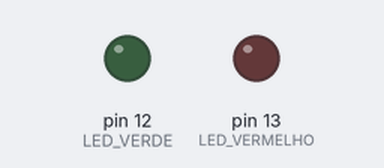
Recording of a sketch running on a simulated Arduino Uno, built with avr-gcc and run on an emulated ATmega328P. Parts: output pins drawn as LEDs (lit = HIGH).

Above: at 1.0 s.
At 2.5 s:
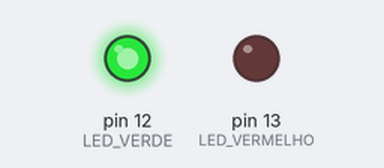
At 3.5 s:
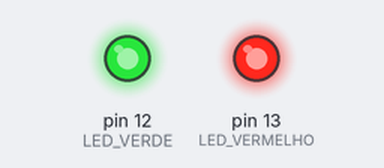
At 4.5 s:
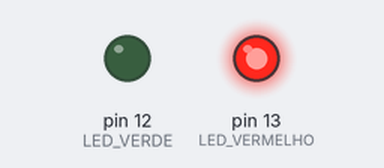
Timing chart, 0 to 5.2 s (numbered marks = the images above):
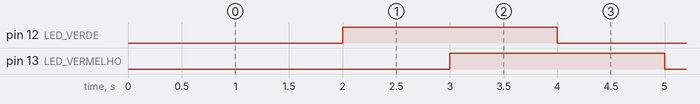

Measured:
- by itself, pin 12 (LED_VERDE), pin 13 (LED_VERMELHO): alternates HIGH for 2.0 s and LOW for 2.0 s
- by itself, everything shown: repeats every 4.0 s, in 4 steps

The sketch:

tinkercard4.ino
```cpp
 int tempo = 0;
 void setup()
 {
 // Porta 13 (LED_BUILTIN) em modo de saída (escrita)
   pinMode(LED_BUILTIN, OUTPUT);// LED VERMELHO
 // Porta 12 em modo de saída (escrita)
 pinMode(12, OUTPUT); // LED VERDE
 tempo = 1000;
 }

 void loop()
 {
 delay(tempo); // Aguarda 1000 milésimos de segundo
 digitalWrite(LED_BUILTIN, LOW); // Desliga o LED VERMELHO
 delay(tempo); //Aguarda 1000 milésimos de segundo
 digitalWrite(12, HIGH); // Liga o LED VERDE
 delay(tempo); // Aguarda 1000 milésimos de segundo
 digitalWrite(LED_BUILTIN, HIGH); // Liga o LED VERMELHO
 delay(tempo); // Aguarda 1000 milésimos de segundo
 digitalWrite(12, LOW); // Desliga o LED VERDE
 }
```
